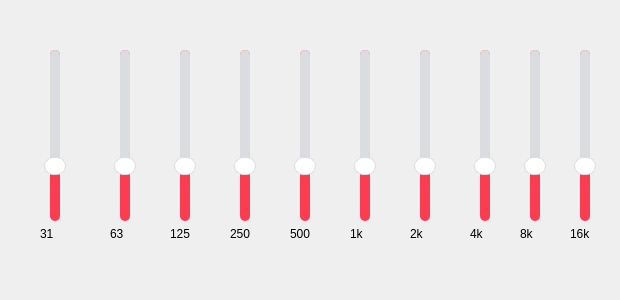
<?xml version="1.0" encoding="UTF-8"?>
<ui version="4.0">
 <class>Eq</class>
 <widget class="QWidget" name="Eq">
  <property name="geometry">
   <rect>
    <x>0</x>
    <y>0</y>
    <width>620</width>
    <height>300</height>
   </rect>
  </property>
  <property name="windowTitle">
   <string>Form</string>
  </property>
  <widget class="QWidget" name="layoutWidget">
   <property name="geometry">
    <rect>
     <x>110</x>
     <y>50</y>
     <width>32</width>
     <height>191</height>
    </rect>
   </property>
   <layout class="QVBoxLayout" name="verticalLayout_2">
    <item>
     <widget class="Slider" name="slider_63">
      <property name="minimumSize">
       <size>
        <width>30</width>
        <height>0</height>
       </size>
      </property>
      <property name="maximumSize">
       <size>
        <width>30</width>
        <height>16777215</height>
       </size>
      </property>
      <property name="styleSheet">
       <string notr="true">QSlider::groove:vertical {
    border: none;
    width: 10px;
	background: rgb(252, 61, 81);
    margin: 0px;
    border-radius: 5px;
}

QSlider::handle:vertical {
    background: white;
    border: 2px solid #FC3D4D;
    border: 1px solid #DADCDF;
    width: 16px;
    height: 16px;
    margin: 0 -6px;
    border-radius: 9px;
}

QSlider::sub-page:vertical {
	background: #DADCDF;
    border-radius: 5px;
}
</string>
      </property>
      <property name="maximum">
       <number>100</number>
      </property>
      <property name="value">
       <number>30</number>
      </property>
      <property name="orientation">
       <enum>Qt::Vertical</enum>
      </property>
     </widget>
    </item>
    <item>
     <widget class="QLabel" name="label_2">
      <property name="text">
       <string>63</string>
      </property>
     </widget>
    </item>
   </layout>
  </widget>
  <widget class="QWidget" name="layoutWidget_2">
   <property name="geometry">
    <rect>
     <x>170</x>
     <y>50</y>
     <width>32</width>
     <height>191</height>
    </rect>
   </property>
   <layout class="QVBoxLayout" name="verticalLayout_3">
    <item>
     <widget class="Slider" name="slider_125">
      <property name="minimumSize">
       <size>
        <width>30</width>
        <height>0</height>
       </size>
      </property>
      <property name="maximumSize">
       <size>
        <width>30</width>
        <height>16777215</height>
       </size>
      </property>
      <property name="styleSheet">
       <string notr="true">QSlider::groove:vertical {
    border: none;
    width: 10px;
	background: rgb(252, 61, 81);
    margin: 0px;
    border-radius: 5px;
}

QSlider::handle:vertical {
    background: white;
    border: 2px solid #FC3D4D;
    border: 1px solid #DADCDF;
    width: 16px;
    height: 16px;
    margin: 0 -6px;
    border-radius: 9px;
}

QSlider::sub-page:vertical {
	background: #DADCDF;
    border-radius: 5px;
}
</string>
      </property>
      <property name="maximum">
       <number>100</number>
      </property>
      <property name="value">
       <number>30</number>
      </property>
      <property name="orientation">
       <enum>Qt::Vertical</enum>
      </property>
     </widget>
    </item>
    <item>
     <widget class="QLabel" name="label_3">
      <property name="text">
       <string>125</string>
      </property>
     </widget>
    </item>
   </layout>
  </widget>
  <widget class="QWidget" name="layoutWidget_3">
   <property name="geometry">
    <rect>
     <x>230</x>
     <y>50</y>
     <width>32</width>
     <height>191</height>
    </rect>
   </property>
   <layout class="QVBoxLayout" name="verticalLayout_4">
    <item>
     <widget class="Slider" name="slider_250">
      <property name="minimumSize">
       <size>
        <width>30</width>
        <height>0</height>
       </size>
      </property>
      <property name="maximumSize">
       <size>
        <width>30</width>
        <height>16777215</height>
       </size>
      </property>
      <property name="styleSheet">
       <string notr="true">QSlider::groove:vertical {
    border: none;
    width: 10px;
	background: rgb(252, 61, 81);
    margin: 0px;
    border-radius: 5px;
}

QSlider::handle:vertical {
    background: white;
    border: 2px solid #FC3D4D;
    border: 1px solid #DADCDF;
    width: 16px;
    height: 16px;
    margin: 0 -6px;
    border-radius: 9px;
}

QSlider::sub-page:vertical {
	background: #DADCDF;
    border-radius: 5px;
}
</string>
      </property>
      <property name="maximum">
       <number>100</number>
      </property>
      <property name="value">
       <number>30</number>
      </property>
      <property name="orientation">
       <enum>Qt::Vertical</enum>
      </property>
     </widget>
    </item>
    <item>
     <widget class="QLabel" name="label_4">
      <property name="text">
       <string>250</string>
      </property>
     </widget>
    </item>
   </layout>
  </widget>
  <widget class="QWidget" name="layoutWidget_4">
   <property name="geometry">
    <rect>
     <x>290</x>
     <y>50</y>
     <width>32</width>
     <height>191</height>
    </rect>
   </property>
   <layout class="QVBoxLayout" name="verticalLayout_5">
    <item>
     <widget class="Slider" name="slider_500">
      <property name="minimumSize">
       <size>
        <width>30</width>
        <height>0</height>
       </size>
      </property>
      <property name="maximumSize">
       <size>
        <width>30</width>
        <height>16777215</height>
       </size>
      </property>
      <property name="styleSheet">
       <string notr="true">QSlider::groove:vertical {
    border: none;
    width: 10px;
	background: rgb(252, 61, 81);
    margin: 0px;
    border-radius: 5px;
}

QSlider::handle:vertical {
    background: white;
    border: 2px solid #FC3D4D;
    border: 1px solid #DADCDF;
    width: 16px;
    height: 16px;
    margin: 0 -6px;
    border-radius: 9px;
}

QSlider::sub-page:vertical {
	background: #DADCDF;
    border-radius: 5px;
}
</string>
      </property>
      <property name="maximum">
       <number>100</number>
      </property>
      <property name="value">
       <number>30</number>
      </property>
      <property name="orientation">
       <enum>Qt::Vertical</enum>
      </property>
     </widget>
    </item>
    <item>
     <widget class="QLabel" name="label_5">
      <property name="text">
       <string>500</string>
      </property>
     </widget>
    </item>
   </layout>
  </widget>
  <widget class="QWidget" name="layoutWidget_5">
   <property name="geometry">
    <rect>
     <x>350</x>
     <y>50</y>
     <width>32</width>
     <height>191</height>
    </rect>
   </property>
   <layout class="QVBoxLayout" name="verticalLayout_6">
    <item>
     <widget class="Slider" name="slider_1k">
      <property name="minimumSize">
       <size>
        <width>30</width>
        <height>0</height>
       </size>
      </property>
      <property name="maximumSize">
       <size>
        <width>30</width>
        <height>16777215</height>
       </size>
      </property>
      <property name="styleSheet">
       <string notr="true">QSlider::groove:vertical {
    border: none;
    width: 10px;
	background: rgb(252, 61, 81);
    margin: 0px;
    border-radius: 5px;
}

QSlider::handle:vertical {
    background: white;
    border: 2px solid #FC3D4D;
    border: 1px solid #DADCDF;
    width: 16px;
    height: 16px;
    margin: 0 -6px;
    border-radius: 9px;
}

QSlider::sub-page:vertical {
	background: #DADCDF;
    border-radius: 5px;
}
</string>
      </property>
      <property name="maximum">
       <number>100</number>
      </property>
      <property name="value">
       <number>30</number>
      </property>
      <property name="orientation">
       <enum>Qt::Vertical</enum>
      </property>
     </widget>
    </item>
    <item>
     <widget class="QLabel" name="label_6">
      <property name="text">
       <string>1k</string>
      </property>
     </widget>
    </item>
   </layout>
  </widget>
  <widget class="QWidget" name="layoutWidget_6">
   <property name="geometry">
    <rect>
     <x>410</x>
     <y>50</y>
     <width>32</width>
     <height>191</height>
    </rect>
   </property>
   <layout class="QVBoxLayout" name="verticalLayout_7">
    <item>
     <widget class="Slider" name="slider_2k">
      <property name="minimumSize">
       <size>
        <width>30</width>
        <height>0</height>
       </size>
      </property>
      <property name="maximumSize">
       <size>
        <width>30</width>
        <height>16777215</height>
       </size>
      </property>
      <property name="styleSheet">
       <string notr="true">QSlider::groove:vertical {
    border: none;
    width: 10px;
	background: rgb(252, 61, 81);
    margin: 0px;
    border-radius: 5px;
}

QSlider::handle:vertical {
    background: white;
    border: 2px solid #FC3D4D;
    border: 1px solid #DADCDF;
    width: 16px;
    height: 16px;
    margin: 0 -6px;
    border-radius: 9px;
}

QSlider::sub-page:vertical {
	background: #DADCDF;
    border-radius: 5px;
}
</string>
      </property>
      <property name="maximum">
       <number>100</number>
      </property>
      <property name="value">
       <number>30</number>
      </property>
      <property name="orientation">
       <enum>Qt::Vertical</enum>
      </property>
     </widget>
    </item>
    <item>
     <widget class="QLabel" name="label_7">
      <property name="text">
       <string>2k</string>
      </property>
     </widget>
    </item>
   </layout>
  </widget>
  <widget class="QWidget" name="layoutWidget_7">
   <property name="geometry">
    <rect>
     <x>470</x>
     <y>50</y>
     <width>32</width>
     <height>191</height>
    </rect>
   </property>
   <layout class="QVBoxLayout" name="verticalLayout_8">
    <item>
     <widget class="Slider" name="slider_4k">
      <property name="minimumSize">
       <size>
        <width>30</width>
        <height>0</height>
       </size>
      </property>
      <property name="maximumSize">
       <size>
        <width>30</width>
        <height>16777215</height>
       </size>
      </property>
      <property name="styleSheet">
       <string notr="true">QSlider::groove:vertical {
    border: none;
    width: 10px;
	background: rgb(252, 61, 81);
    margin: 0px;
    border-radius: 5px;
}

QSlider::handle:vertical {
    background: white;
    border: 2px solid #FC3D4D;
    border: 1px solid #DADCDF;
    width: 16px;
    height: 16px;
    margin: 0 -6px;
    border-radius: 9px;
}

QSlider::sub-page:vertical {
	background: #DADCDF;
    border-radius: 5px;
}
</string>
      </property>
      <property name="maximum">
       <number>100</number>
      </property>
      <property name="value">
       <number>30</number>
      </property>
      <property name="orientation">
       <enum>Qt::Vertical</enum>
      </property>
     </widget>
    </item>
    <item>
     <widget class="QLabel" name="label_8">
      <property name="text">
       <string>4k</string>
      </property>
     </widget>
    </item>
   </layout>
  </widget>
  <widget class="QWidget" name="layoutWidget_8">
   <property name="geometry">
    <rect>
     <x>520</x>
     <y>50</y>
     <width>32</width>
     <height>191</height>
    </rect>
   </property>
   <layout class="QVBoxLayout" name="verticalLayout_9">
    <item>
     <widget class="Slider" name="slider_8k">
      <property name="minimumSize">
       <size>
        <width>30</width>
        <height>0</height>
       </size>
      </property>
      <property name="maximumSize">
       <size>
        <width>30</width>
        <height>16777215</height>
       </size>
      </property>
      <property name="styleSheet">
       <string notr="true">QSlider::groove:vertical {
    border: none;
    width: 10px;
	background: rgb(252, 61, 81);
    margin: 0px;
    border-radius: 5px;
}

QSlider::handle:vertical {
    background: white;
    border: 2px solid #FC3D4D;
    border: 1px solid #DADCDF;
    width: 16px;
    height: 16px;
    margin: 0 -6px;
    border-radius: 9px;
}

QSlider::sub-page:vertical {
	background: #DADCDF;
    border-radius: 5px;
}
</string>
      </property>
      <property name="maximum">
       <number>100</number>
      </property>
      <property name="value">
       <number>30</number>
      </property>
      <property name="orientation">
       <enum>Qt::Vertical</enum>
      </property>
     </widget>
    </item>
    <item>
     <widget class="QLabel" name="label_9">
      <property name="text">
       <string>8k</string>
      </property>
     </widget>
    </item>
   </layout>
  </widget>
  <widget class="QWidget" name="layoutWidget_9">
   <property name="geometry">
    <rect>
     <x>570</x>
     <y>50</y>
     <width>32</width>
     <height>191</height>
    </rect>
   </property>
   <layout class="QVBoxLayout" name="verticalLayout_10">
    <item>
     <widget class="Slider" name="slider_40">
      <property name="minimumSize">
       <size>
        <width>30</width>
        <height>0</height>
       </size>
      </property>
      <property name="maximumSize">
       <size>
        <width>30</width>
        <height>16777215</height>
       </size>
      </property>
      <property name="styleSheet">
       <string notr="true">QSlider::groove:vertical {
    border: none;
    width: 10px;
	background: rgb(252, 61, 81);
    margin: 0px;
    border-radius: 5px;
}

QSlider::handle:vertical {
    background: white;
    border: 2px solid #FC3D4D;
    border: 1px solid #DADCDF;
    width: 16px;
    height: 16px;
    margin: 0 -6px;
    border-radius: 9px;
}

QSlider::sub-page:vertical {
	background: #DADCDF;
    border-radius: 5px;
}
</string>
      </property>
      <property name="maximum">
       <number>100</number>
      </property>
      <property name="value">
       <number>30</number>
      </property>
      <property name="orientation">
       <enum>Qt::Vertical</enum>
      </property>
     </widget>
    </item>
    <item>
     <widget class="QLabel" name="label_10">
      <property name="text">
       <string>16k</string>
      </property>
     </widget>
    </item>
   </layout>
  </widget>
  <widget class="QWidget" name="">
   <property name="geometry">
    <rect>
     <x>40</x>
     <y>50</y>
     <width>32</width>
     <height>191</height>
    </rect>
   </property>
   <layout class="QVBoxLayout" name="verticalLayout">
    <item>
     <widget class="Slider" name="slider_31">
      <property name="minimumSize">
       <size>
        <width>30</width>
        <height>0</height>
       </size>
      </property>
      <property name="maximumSize">
       <size>
        <width>30</width>
        <height>16777215</height>
       </size>
      </property>
      <property name="styleSheet">
       <string notr="true">QSlider::groove:vertical {
    border: none;
    width: 10px;
	background: rgb(252, 61, 81);
    margin: 0px;
    border-radius: 5px;
}

QSlider::handle:vertical {
    background: white;
    border: 2px solid #FC3D4D;
    border: 1px solid #DADCDF;
    width: 16px;
    height: 16px;
    margin: 0 -6px;
    border-radius: 9px;
}

QSlider::sub-page:vertical {
	background: #DADCDF;
    border-radius: 5px;
}
</string>
      </property>
      <property name="maximum">
       <number>100</number>
      </property>
      <property name="value">
       <number>30</number>
      </property>
      <property name="orientation">
       <enum>Qt::Vertical</enum>
      </property>
     </widget>
    </item>
    <item>
     <widget class="QLabel" name="label">
      <property name="text">
       <string>31</string>
      </property>
     </widget>
    </item>
   </layout>
  </widget>
 </widget>
 <customwidgets>
  <customwidget>
   <class>Slider</class>
   <extends>QSlider</extends>
   <header>slider.h</header>
  </customwidget>
 </customwidgets>
 <resources/>
 <connections/>
</ui>
